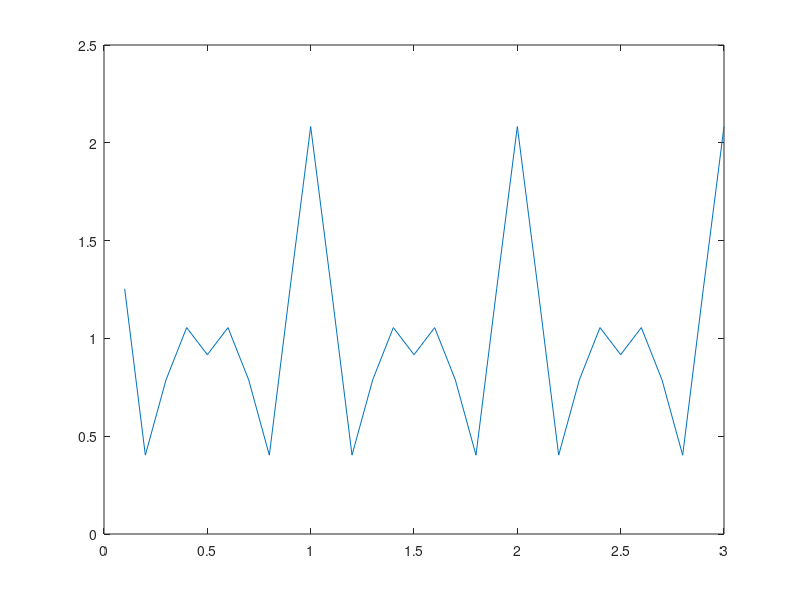

The MATLAB script that drew this image: (Note: this script raises an error after producing the figure.)
 t = 0.1:0.1:3;
xt = 1+cos(2*pi*t)/4 + cos(2*pi*t*2)/2 + cos(2*pi*t*3)/3;
plot(t,xt);
%fft(xt)
%plot(fft(xt))
coefficients = fourierSeries(xt);
oSize = length(xt);
xtcheck = invFourier(coefficients, t);
hold on
plot (t,xtcheck+0.1)
T1 = false;
if is_appEq(xt,xtcheck);
    fprintf("First Test Passed.\n")
    T1 = true;
end
edgecase = [1,3,3,3,3,3,3,2,3,2,1,3,1,3,3,3,3,3,3,2,3,2,1,3];
et = 0.1:0.1:(length(edgecase)*0.1)
coefficients2 = fourierSeries(edgecase);
edgecheck = invFourier(coefficients2,et);
T2 = false;
if is_appEq(edgecase, edgecheck);
    fprintf("Second Test Passed.\n")
    T2 = true;
end
fprintf("Printing summary of results.\n")
fprintf("First test:")
if T1
    fprintf(" True \n")
else
    fprintf(" False \n")
end
    fprintf("Second test:")
if T2
    fprintf(" True \n")
else
    fprintf(" False \n")
end


function eq = is_appEq(arr1,arr2); %function to check if arr1 close toarr2
eq = true;
if length(arr1) ~= length(arr2);
    eq = false;
end
for i=1:length(arr1)
    if (eq== false)
        break
    end
    %Below is a long if statement that checks whether the diff.
    %between the real and imaginary parts is less than 10^-6
    eq = eq && ( (real(arr1(i)-arr2(i))^2 < 10^-12) &&((imag(arr1(i)-arr2(i))^2 < 10^-12)));
end
end
